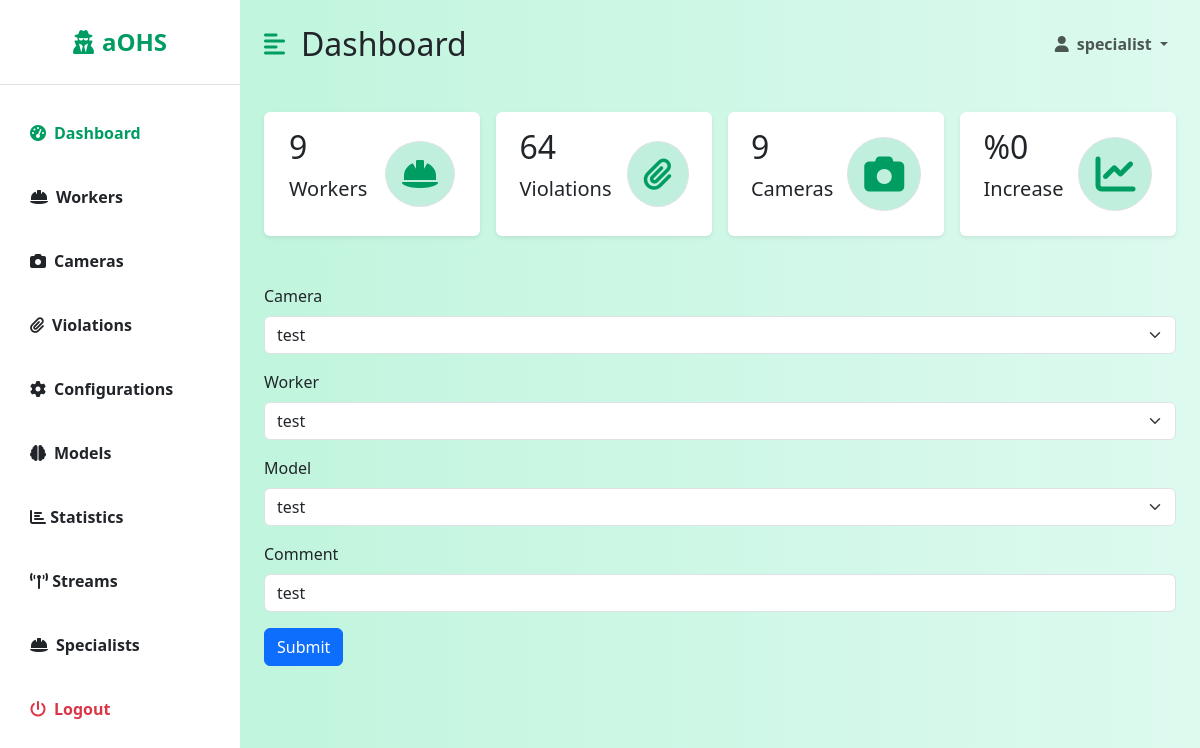
The page /dashboard/violations/edit/1/ (signed in) on the database as committed earlier.
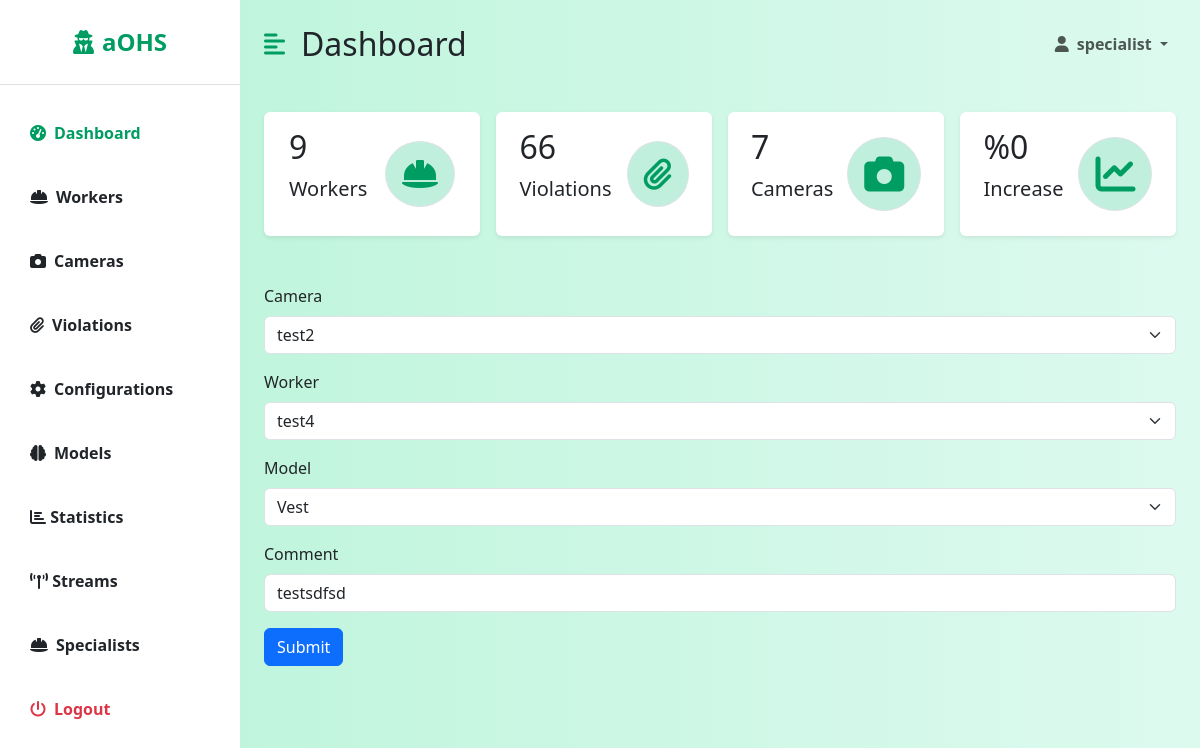
The same page on the database as committed later.
### backend/models.py (models this page shows, shortened)
class Violation(models.Model):
    id = models.AutoField(primary_key=True)
    cameraId = models.ForeignKey(Camera, on_delete=models.DO_NOTHING, null=False)
    workerId = models.ForeignKey(Worker, on_delete=models.DO_NOTHING, null=True)
    modelId = models.ForeignKey(Model, on_delete=models.SET_NULL, null=True)
    comment = models.CharField(max_length=250, null=True)
    valid = models.BooleanField(default=True, null=False)
    isNotified = models.BooleanField(default=False, null=False)
    capture = models.ImageField(null=True, blank=True)
    created = models.DateTimeField(auto_now_add=True)
    modified = models.DateTimeField(auto_now=True)

### dashboard/views/violation_views.py (the view, shortened to what this page needs)
# urls.py: path('violations/edit/<int:violation_id>/', ViolationEditView.as_view()),
class ViolationEditView(LoginRequiredMixin, View, GetCountsMixin):
    login_url = '/login/'
    redirect_field_name = 'redirect_to'
    def get(self, request, violation_id):
        cameras = Camera.objects.all()
        workers = Worker.objects.all()
        models = Model.objects.all()
        violation = Violation.objects.get(id=violation_id)
        return render(request, 'dashboard/violation-edit.html',
                      {'violation': violation, 'cameras': cameras, 'workers': workers, 'models': models, 'counts': super().get_counts()})

### dashboard/views/mixins.py (called while the page is built)
    def get_counts(self):
        violations_in_this_week = Violation.objects.filter(valid=True, created__gte=datetime.now() - timedelta(days=7))
        violations_in_last_week = Violation.objects.filter(valid=True, created__gte=datetime.now() - timedelta(days=14),
                                                           created__lte=datetime.now() - timedelta(7))
        if len(violations_in_last_week) == 0:
            increase = 0
        else:
            increase = len(violations_in_this_week) - len(violations_in_last_week) / len(violations_in_last_week)
        counts = {
            'workers': Worker.objects.filter(active=True).count(),
            'violations': Violation.objects.filter(valid=True).count(),
            'cameras': Camera.objects.count(),
            'increase': increase,
        }
        return counts

### dashboard/templates/dashboard/violation-edit.html (shortened to what this page needs)
{% extends 'dashboard/dashboard.html' %}
{% block table %}
    <form action="" method="post">
        <div class="mb-3">
            <label for="camera" class="form-label">Camera</label>
            <select name="camera" id="camera" class="form-select">
                {% for camera in cameras %}
                    {% if violation.cameraId_id == camera.id %}
                        <option selected value="{{ camera.id }}">{{ camera.name }}</option>
                    {% else %}
                        <option value="{{ camera.id }}">{{ camera.name }}</option>
                    {% endif %}
                {% endfor %}
            </select>
        </div>
        <div class="mb-3">
            <label for="worker" class="form-label">Worker</label>
            <select name="worker" id="worker" class="form-select">
                {% for worker in workers %}
                    {% if violation.workerId_id == worker.id %}
                        <option selected value="{{ worker.id }}">{{ worker.name }}</option>
                    {% else %}
                        <option value="{{ worker.id }}">{{ worker.name }}</option>
                    {% endif %}
                {% endfor %}
            </select>
        </div>
        <div class="mb-3">
            <label for="model" class="form-label">Model</label>
            <select name="model" id="model" class="form-select">
                {% for model in models %}
                    {% if violation.modelId_id == model.id %}
                        <option selected value="{{ model.id }}">{{ model.name }}</option>
                    {% else %}
                        <option value="{{ model.id }}">{{ model.name }}</option>
                    {% endif %}
                {% endfor %}
            </select>
        </div>
        <div class="mb-3">
            <label for="comment" class="form-label">Comment</label>
            <input type="text" class="form-control" id="comment" name="comment" value="{{ violation.comment }}">
        </div>
        <button type="submit" class="btn btn-primary">Submit</button>
    </form>
{% endblock %}

### dashboard/templates/dashboard/dashboard.html (shortened to what the changed rows need)
{% extends 'base.html' %}
{% block dashboard %}
    <div class="d-flex" id="wrapper">
        <div id="page-content-wrapper">
            <nav class="navbar navbar-expand-lg navbar-light bg-transparent py-4 px-4">
                <div class="d-flex align-items-center">
                    <h2 class="fs-2 m-0">Dashboard</h2>
                </div>
            </nav>
            <div class="container-fluid px-4">
                <div class="row g-3 my-2">
                    <div class="col-md-3">
                        <div class="p-3 bg-white shadow-sm d-flex justify-content-around align-items-center rounded">
                            <div>
                                <h3 class="fs-2">{{ counts.violations }}</h3>
                                <p class="fs-5">Violations</p>
                            </div>
                        </div>
                    </div>
                    <div class="col-md-3">
                        <div class="p-3 bg-white shadow-sm d-flex justify-content-around align-items-center rounded">
                            <div>
                                <h3 class="fs-2">{{ counts.cameras }}</h3>
                                <p class="fs-5">Cameras</p>
                            </div>
                        </div>
                    </div>
                </div>
                <div class="row my-5">
                    <div class="col">
                        {% block table %}
                        {% endblock %}
                    </div>
                </div>
            </div>
        </div>
    </div>
{% endblock %}

Rows that differ between the two databases and show on the page:
changed Violation: comment "test" → "testsdfsd"
Other text that changed with them:
{{ counts.violations }}: "64" → "66"
{{ counts.cameras }}: "9" → "7"
form field camera: "test" → "test2"
form field worker: "test" → "test4"
form field model: "test" → "Vest"
